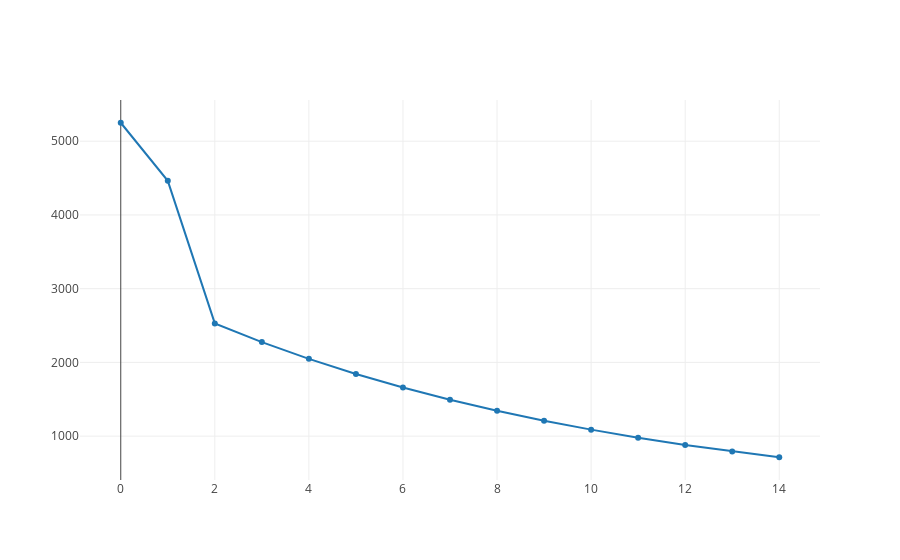

Notebook code for this chart:
### Code cell
line_chart(yearly_depreciation_cost)

### Figure 1 — Plotly figure (JSON) as saved in the notebook; plotly's stock layout.template omitted (floating-point values rounded to 4 significant figures)
{"data": [{"type": "scatter", "uid": "774c9f6c-ab6d-11e8-b8e7-0800279fead2", "y": [5250, 4462.0, 2529.0, 2276.0, 2048.0, 1843.0, 1659.0, 1493.0, 1344.0, 1209.0, 1089.0, 979.7, 881.7, 793.5, 714.2]}], "layout": {}}
